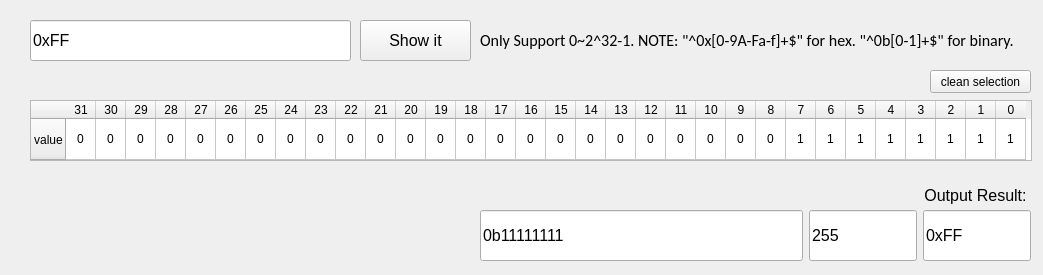
<?xml version="1.0" encoding="UTF-8"?>
<ui version="4.0">
 <class>RegDecoder</class>
 <widget class="QWidget" name="RegDecoder">
  <property name="geometry">
   <rect>
    <x>0</x>
    <y>0</y>
    <width>1043</width>
    <height>275</height>
   </rect>
  </property>
  <property name="minimumSize">
   <size>
    <width>1043</width>
    <height>275</height>
   </size>
  </property>
  <property name="maximumSize">
   <size>
    <width>1043</width>
    <height>275</height>
   </size>
  </property>
  <property name="windowTitle">
   <string>Form</string>
  </property>
  <widget class="QTableWidget" name="tableWidget">
   <property name="geometry">
    <rect>
     <x>30</x>
     <y>100</y>
     <width>1002</width>
     <height>61</height>
    </rect>
   </property>
   <property name="maximumSize">
    <size>
     <width>16777215</width>
     <height>16777215</height>
    </size>
   </property>
   <property name="baseSize">
    <size>
     <width>-1</width>
     <height>0</height>
    </size>
   </property>
   <property name="editTriggers">
    <set>QAbstractItemView::NoEditTriggers</set>
   </property>
   <attribute name="horizontalHeaderCascadingSectionResizes">
    <bool>false</bool>
   </attribute>
   <attribute name="horizontalHeaderMinimumSectionSize">
    <number>25</number>
   </attribute>
   <attribute name="horizontalHeaderDefaultSectionSize">
    <number>30</number>
   </attribute>
   <attribute name="verticalHeaderVisible">
    <bool>true</bool>
   </attribute>
   <attribute name="verticalHeaderCascadingSectionResizes">
    <bool>true</bool>
   </attribute>
   <attribute name="verticalHeaderDefaultSectionSize">
    <number>30</number>
   </attribute>
   <attribute name="verticalHeaderStretchLastSection">
    <bool>true</bool>
   </attribute>
   <row>
    <property name="text">
     <string>value</string>
    </property>
    <property name="textAlignment">
     <set>AlignCenter</set>
    </property>
   </row>
   <column>
    <property name="text">
     <string>31</string>
    </property>
   </column>
   <column>
    <property name="text">
     <string>30</string>
    </property>
   </column>
   <column>
    <property name="text">
     <string>29</string>
    </property>
   </column>
   <column>
    <property name="text">
     <string>28</string>
    </property>
   </column>
   <column>
    <property name="text">
     <string>27</string>
    </property>
   </column>
   <column>
    <property name="text">
     <string>26</string>
    </property>
   </column>
   <column>
    <property name="text">
     <string>25</string>
    </property>
   </column>
   <column>
    <property name="text">
     <string>24</string>
    </property>
   </column>
   <column>
    <property name="text">
     <string>23</string>
    </property>
   </column>
   <column>
    <property name="text">
     <string>22</string>
    </property>
   </column>
   <column>
    <property name="text">
     <string>21</string>
    </property>
   </column>
   <column>
    <property name="text">
     <string>20</string>
    </property>
   </column>
   <column>
    <property name="text">
     <string>19</string>
    </property>
   </column>
   <column>
    <property name="text">
     <string>18</string>
    </property>
   </column>
   <column>
    <property name="text">
     <string>17</string>
    </property>
   </column>
   <column>
    <property name="text">
     <string>16</string>
    </property>
   </column>
   <column>
    <property name="text">
     <string>15</string>
    </property>
   </column>
   <column>
    <property name="text">
     <string>14</string>
    </property>
   </column>
   <column>
    <property name="text">
     <string>13</string>
    </property>
   </column>
   <column>
    <property name="text">
     <string>12</string>
    </property>
   </column>
   <column>
    <property name="text">
     <string>11</string>
    </property>
   </column>
   <column>
    <property name="text">
     <string>10</string>
    </property>
   </column>
   <column>
    <property name="text">
     <string>9</string>
    </property>
   </column>
   <column>
    <property name="text">
     <string>8</string>
    </property>
   </column>
   <column>
    <property name="text">
     <string>7</string>
    </property>
   </column>
   <column>
    <property name="text">
     <string>6</string>
    </property>
   </column>
   <column>
    <property name="text">
     <string>5</string>
    </property>
   </column>
   <column>
    <property name="text">
     <string>4</string>
    </property>
   </column>
   <column>
    <property name="text">
     <string>3</string>
    </property>
   </column>
   <column>
    <property name="text">
     <string>2</string>
    </property>
   </column>
   <column>
    <property name="text">
     <string>1</string>
    </property>
   </column>
   <column>
    <property name="text">
     <string>0</string>
    </property>
   </column>
   <item row="0" column="0">
    <property name="text">
     <string>0</string>
    </property>
    <property name="textAlignment">
     <set>AlignCenter</set>
    </property>
    <property name="background">
     <brush brushstyle="NoBrush">
      <color alpha="255">
       <red>255</red>
       <green>255</green>
       <blue>255</blue>
      </color>
     </brush>
    </property>
   </item>
   <item row="0" column="1">
    <property name="text">
     <string>0</string>
    </property>
    <property name="textAlignment">
     <set>AlignCenter</set>
    </property>
    <property name="background">
     <brush brushstyle="NoBrush">
      <color alpha="255">
       <red>255</red>
       <green>255</green>
       <blue>255</blue>
      </color>
     </brush>
    </property>
   </item>
   <item row="0" column="2">
    <property name="text">
     <string>0</string>
    </property>
    <property name="textAlignment">
     <set>AlignCenter</set>
    </property>
    <property name="background">
     <brush brushstyle="NoBrush">
      <color alpha="255">
       <red>211</red>
       <green>211</green>
       <blue>211</blue>
      </color>
     </brush>
    </property>
   </item>
   <item row="0" column="3">
    <property name="text">
     <string>0</string>
    </property>
    <property name="textAlignment">
     <set>AlignCenter</set>
    </property>
    <property name="background">
     <brush brushstyle="NoBrush">
      <color alpha="255">
       <red>211</red>
       <green>211</green>
       <blue>211</blue>
      </color>
     </brush>
    </property>
   </item>
   <item row="0" column="4">
    <property name="text">
     <string>0</string>
    </property>
    <property name="textAlignment">
     <set>AlignCenter</set>
    </property>
    <property name="foreground">
     <brush brushstyle="NoBrush">
      <color alpha="255">
       <red>0</red>
       <green>0</green>
       <blue>0</blue>
      </color>
     </brush>
    </property>
   </item>
   <item row="0" column="5">
    <property name="text">
     <string>0</string>
    </property>
    <property name="textAlignment">
     <set>AlignCenter</set>
    </property>
   </item>
   <item row="0" column="6">
    <property name="text">
     <string>0</string>
    </property>
    <property name="textAlignment">
     <set>AlignCenter</set>
    </property>
   </item>
   <item row="0" column="7">
    <property name="text">
     <string>0</string>
    </property>
    <property name="textAlignment">
     <set>AlignCenter</set>
    </property>
   </item>
   <item row="0" column="8">
    <property name="text">
     <string>0</string>
    </property>
    <property name="textAlignment">
     <set>AlignCenter</set>
    </property>
   </item>
   <item row="0" column="9">
    <property name="text">
     <string>0</string>
    </property>
    <property name="textAlignment">
     <set>AlignCenter</set>
    </property>
   </item>
   <item row="0" column="10">
    <property name="text">
     <string>0</string>
    </property>
    <property name="textAlignment">
     <set>AlignCenter</set>
    </property>
   </item>
   <item row="0" column="11">
    <property name="text">
     <string>0</string>
    </property>
    <property name="textAlignment">
     <set>AlignCenter</set>
    </property>
   </item>
   <item row="0" column="12">
    <property name="text">
     <string>0</string>
    </property>
    <property name="textAlignment">
     <set>AlignCenter</set>
    </property>
   </item>
   <item row="0" column="13">
    <property name="text">
     <string>0</string>
    </property>
    <property name="textAlignment">
     <set>AlignCenter</set>
    </property>
   </item>
   <item row="0" column="14">
    <property name="text">
     <string>0</string>
    </property>
    <property name="textAlignment">
     <set>AlignCenter</set>
    </property>
   </item>
   <item row="0" column="15">
    <property name="text">
     <string>0</string>
    </property>
    <property name="textAlignment">
     <set>AlignCenter</set>
    </property>
   </item>
   <item row="0" column="16">
    <property name="text">
     <string>0</string>
    </property>
    <property name="textAlignment">
     <set>AlignCenter</set>
    </property>
   </item>
   <item row="0" column="17">
    <property name="text">
     <string>0</string>
    </property>
    <property name="textAlignment">
     <set>AlignCenter</set>
    </property>
   </item>
   <item row="0" column="18">
    <property name="text">
     <string>0</string>
    </property>
    <property name="textAlignment">
     <set>AlignCenter</set>
    </property>
   </item>
   <item row="0" column="19">
    <property name="text">
     <string>0</string>
    </property>
    <property name="textAlignment">
     <set>AlignCenter</set>
    </property>
   </item>
   <item row="0" column="20">
    <property name="text">
     <string>0</string>
    </property>
    <property name="textAlignment">
     <set>AlignCenter</set>
    </property>
   </item>
   <item row="0" column="21">
    <property name="text">
     <string>0</string>
    </property>
    <property name="textAlignment">
     <set>AlignCenter</set>
    </property>
   </item>
   <item row="0" column="22">
    <property name="text">
     <string>0</string>
    </property>
    <property name="textAlignment">
     <set>AlignCenter</set>
    </property>
   </item>
   <item row="0" column="23">
    <property name="text">
     <string>0</string>
    </property>
    <property name="textAlignment">
     <set>AlignCenter</set>
    </property>
   </item>
   <item row="0" column="24">
    <property name="text">
     <string>1</string>
    </property>
    <property name="textAlignment">
     <set>AlignCenter</set>
    </property>
   </item>
   <item row="0" column="25">
    <property name="text">
     <string>1</string>
    </property>
    <property name="textAlignment">
     <set>AlignCenter</set>
    </property>
   </item>
   <item row="0" column="26">
    <property name="text">
     <string>1</string>
    </property>
    <property name="textAlignment">
     <set>AlignCenter</set>
    </property>
   </item>
   <item row="0" column="27">
    <property name="text">
     <string>1</string>
    </property>
    <property name="textAlignment">
     <set>AlignCenter</set>
    </property>
   </item>
   <item row="0" column="28">
    <property name="text">
     <string>1</string>
    </property>
    <property name="textAlignment">
     <set>AlignCenter</set>
    </property>
   </item>
   <item row="0" column="29">
    <property name="text">
     <string>1</string>
    </property>
    <property name="textAlignment">
     <set>AlignCenter</set>
    </property>
   </item>
   <item row="0" column="30">
    <property name="text">
     <string>1</string>
    </property>
    <property name="textAlignment">
     <set>AlignCenter</set>
    </property>
   </item>
   <item row="0" column="31">
    <property name="text">
     <string>1</string>
    </property>
    <property name="textAlignment">
     <set>AlignCenter</set>
    </property>
   </item>
  </widget>
  <widget class="QLineEdit" name="lineEdit">
   <property name="geometry">
    <rect>
     <x>30</x>
     <y>20</y>
     <width>321</width>
     <height>41</height>
    </rect>
   </property>
   <property name="font">
    <font>
     <pointsize>12</pointsize>
    </font>
   </property>
   <property name="text">
    <string>0xFF</string>
   </property>
  </widget>
  <widget class="QPushButton" name="pushButton">
   <property name="geometry">
    <rect>
     <x>360</x>
     <y>20</y>
     <width>111</width>
     <height>41</height>
    </rect>
   </property>
   <property name="font">
    <font>
     <pointsize>12</pointsize>
     <weight>50</weight>
     <bold>false</bold>
    </font>
   </property>
   <property name="text">
    <string>Show it</string>
   </property>
  </widget>
  <widget class="QLabel" name="labelInputCheckResult">
   <property name="geometry">
    <rect>
     <x>480</x>
     <y>20</y>
     <width>551</width>
     <height>41</height>
    </rect>
   </property>
   <property name="font">
    <font>
     <family>Calibri</family>
     <pointsize>12</pointsize>
    </font>
   </property>
   <property name="text">
    <string>Only Support 0~2^32-1. NOTE: &quot;^0x[0-9A-Fa-f]+$&quot; for hex. &quot;^0b[0-1]+$&quot; for binary.</string>
   </property>
  </widget>
  <widget class="QLabel" name="labelOutputResult">
   <property name="enabled">
    <bool>true</bool>
   </property>
   <property name="geometry">
    <rect>
     <x>70</x>
     <y>180</y>
     <width>961</width>
     <height>31</height>
    </rect>
   </property>
   <property name="font">
    <font>
     <pointsize>12</pointsize>
    </font>
   </property>
   <property name="text">
    <string>Output Result: </string>
   </property>
   <property name="alignment">
    <set>Qt::AlignRight|Qt::AlignTrailing|Qt::AlignVCenter</set>
   </property>
  </widget>
  <widget class="QPushButton" name="pushButtonCleanSelection">
   <property name="geometry">
    <rect>
     <x>930</x>
     <y>70</y>
     <width>101</width>
     <height>23</height>
    </rect>
   </property>
   <property name="text">
    <string>clean selection</string>
   </property>
  </widget>
  <widget class="QWidget" name="layoutWidget">
   <property name="geometry">
    <rect>
     <x>480</x>
     <y>210</y>
     <width>551</width>
     <height>51</height>
    </rect>
   </property>
   <layout class="QHBoxLayout" name="horizontalLayout">
    <item>
     <widget class="QLineEdit" name="lineEditOutBin">
      <property name="sizePolicy">
       <sizepolicy hsizetype="Expanding" vsizetype="Expanding">
        <horstretch>3</horstretch>
        <verstretch>0</verstretch>
       </sizepolicy>
      </property>
      <property name="font">
       <font>
        <pointsize>12</pointsize>
       </font>
      </property>
      <property name="text">
       <string>0b11111111</string>
      </property>
      <property name="readOnly">
       <bool>true</bool>
      </property>
     </widget>
    </item>
    <item>
     <widget class="QLineEdit" name="lineEditOutDec">
      <property name="sizePolicy">
       <sizepolicy hsizetype="Expanding" vsizetype="Expanding">
        <horstretch>1</horstretch>
        <verstretch>0</verstretch>
       </sizepolicy>
      </property>
      <property name="font">
       <font>
        <pointsize>12</pointsize>
       </font>
      </property>
      <property name="text">
       <string>255</string>
      </property>
      <property name="readOnly">
       <bool>true</bool>
      </property>
     </widget>
    </item>
    <item>
     <widget class="QLineEdit" name="lineEditOutHex">
      <property name="sizePolicy">
       <sizepolicy hsizetype="Expanding" vsizetype="Expanding">
        <horstretch>1</horstretch>
        <verstretch>0</verstretch>
       </sizepolicy>
      </property>
      <property name="font">
       <font>
        <pointsize>12</pointsize>
       </font>
      </property>
      <property name="text">
       <string>0xFF</string>
      </property>
      <property name="readOnly">
       <bool>true</bool>
      </property>
     </widget>
    </item>
   </layout>
  </widget>
 </widget>
 <resources/>
 <connections/>
</ui>
